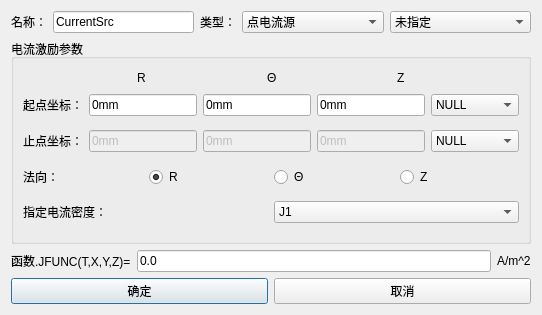
<?xml version="1.0" encoding="UTF-8"?>
<ui version="4.0">
 <class>Dialog_ExpDlg</class>
 <widget class="QDialog" name="Dialog_ExpDlg">
  <property name="windowModality">
   <enum>Qt::ApplicationModal</enum>
  </property>
  <property name="geometry">
   <rect>
    <x>0</x>
    <y>0</y>
    <width>542</width>
    <height>315</height>
   </rect>
  </property>
  <property name="minimumSize">
   <size>
    <width>0</width>
    <height>0</height>
   </size>
  </property>
  <property name="maximumSize">
   <size>
    <width>16777215</width>
    <height>16777215</height>
   </size>
  </property>
  <property name="windowTitle">
   <string>空间电流源</string>
  </property>
  <layout class="QGridLayout" name="gridLayout">
   <item row="4" column="0">
    <layout class="QHBoxLayout" name="horizontalLayout_6">
     <item>
      <widget class="QLabel" name="label_3">
       <property name="text">
        <string>函数.JFUNC(T,X,Y,Z)=</string>
       </property>
      </widget>
     </item>
     <item>
      <widget class="QLineEdit" name="LineEdit_JFunc">
       <property name="enabled">
        <bool>true</bool>
       </property>
       <property name="text">
        <string>0.0</string>
       </property>
      </widget>
     </item>
     <item>
      <widget class="QLabel" name="label_4">
       <property name="text">
        <string>A/m^2</string>
       </property>
      </widget>
     </item>
    </layout>
   </item>
   <item row="2" column="0">
    <widget class="QGroupBox" name="groupBox_Port">
     <property name="title">
      <string>电流激励参数</string>
     </property>
     <layout class="QGridLayout" name="gridLayout_2">
      <item row="7" column="0">
       <layout class="QHBoxLayout" name="horizontalLayout_4">
        <item>
         <widget class="QLabel" name="label_2">
          <property name="text">
           <string>指定电流密度：</string>
          </property>
         </widget>
        </item>
        <item>
         <widget class="StyledComboBox" name="ComboBox_Current">
          <item>
           <property name="text">
            <string>J1</string>
           </property>
          </item>
          <item>
           <property name="text">
            <string>J2</string>
           </property>
          </item>
          <item>
           <property name="text">
            <string>J3</string>
           </property>
          </item>
         </widget>
        </item>
       </layout>
      </item>
      <item row="0" column="0">
       <layout class="QHBoxLayout" name="horizontalLayout_9">
        <item>
         <spacer name="horizontalSpacer">
          <property name="orientation">
           <enum>Qt::Horizontal</enum>
          </property>
          <property name="sizeHint" stdset="0">
           <size>
            <width>40</width>
            <height>20</height>
           </size>
          </property>
         </spacer>
        </item>
        <item>
         <widget class="QLabel" name="label_X">
          <property name="text">
           <string>R</string>
          </property>
         </widget>
        </item>
        <item>
         <spacer name="horizontalSpacer_2">
          <property name="orientation">
           <enum>Qt::Horizontal</enum>
          </property>
          <property name="sizeHint" stdset="0">
           <size>
            <width>40</width>
            <height>20</height>
           </size>
          </property>
         </spacer>
        </item>
        <item>
         <widget class="QLabel" name="label_Y">
          <property name="text">
           <string>Θ</string>
          </property>
         </widget>
        </item>
        <item>
         <spacer name="horizontalSpacer_3">
          <property name="orientation">
           <enum>Qt::Horizontal</enum>
          </property>
          <property name="sizeHint" stdset="0">
           <size>
            <width>40</width>
            <height>20</height>
           </size>
          </property>
         </spacer>
        </item>
        <item>
         <widget class="QLabel" name="label_Z">
          <property name="text">
           <string>Z</string>
          </property>
         </widget>
        </item>
        <item>
         <spacer name="horizontalSpacer_4">
          <property name="orientation">
           <enum>Qt::Horizontal</enum>
          </property>
          <property name="sizeHint" stdset="0">
           <size>
            <width>40</width>
            <height>20</height>
           </size>
          </property>
         </spacer>
        </item>
       </layout>
      </item>
      <item row="5" column="0">
       <layout class="QHBoxLayout" name="horizontalLayout_2">
        <item>
         <widget class="QLabel" name="label">
          <property name="text">
           <string>法向：</string>
          </property>
         </widget>
        </item>
        <item>
         <widget class="QRadioButton" name="radioButton_x">
          <property name="text">
           <string>R</string>
          </property>
          <property name="checked">
           <bool>true</bool>
          </property>
         </widget>
        </item>
        <item>
         <widget class="QRadioButton" name="radioButton_y">
          <property name="text">
           <string>Θ</string>
          </property>
         </widget>
        </item>
        <item>
         <widget class="QRadioButton" name="radioButton_z">
          <property name="text">
           <string>Z</string>
          </property>
         </widget>
        </item>
       </layout>
      </item>
      <item row="1" column="0">
       <layout class="QHBoxLayout" name="horizontalLayout_start">
        <item>
         <widget class="QLabel" name="label_start">
          <property name="text">
           <string>起点坐标：</string>
          </property>
         </widget>
        </item>
        <item>
         <widget class="QLineEdit" name="LineEdit_start_x">
          <property name="text">
           <string>0mm</string>
          </property>
         </widget>
        </item>
        <item>
         <widget class="QLineEdit" name="LineEdit_start_y">
          <property name="text">
           <string>0mm</string>
          </property>
         </widget>
        </item>
        <item>
         <widget class="QLineEdit" name="LineEdit_start_z">
          <property name="text">
           <string>0mm</string>
          </property>
         </widget>
        </item>
        <item>
         <widget class="StyledComboBox" name="ComboBox_start">
          <property name="sizePolicy">
           <sizepolicy hsizetype="Expanding" vsizetype="Fixed">
            <horstretch>0</horstretch>
            <verstretch>0</verstretch>
           </sizepolicy>
          </property>
          <item>
           <property name="text">
            <string>NULL</string>
           </property>
          </item>
         </widget>
        </item>
       </layout>
      </item>
      <item row="3" column="0">
       <layout class="QHBoxLayout" name="horizontalLayout_end">
        <item>
         <widget class="QLabel" name="label_end">
          <property name="text">
           <string>止点坐标：</string>
          </property>
         </widget>
        </item>
        <item>
         <widget class="QLineEdit" name="LineEdit_end_x">
          <property name="enabled">
           <bool>false</bool>
          </property>
          <property name="text">
           <string>0mm</string>
          </property>
         </widget>
        </item>
        <item>
         <widget class="QLineEdit" name="LineEdit_end_y">
          <property name="enabled">
           <bool>false</bool>
          </property>
          <property name="text">
           <string>0mm</string>
          </property>
         </widget>
        </item>
        <item>
         <widget class="QLineEdit" name="LineEdit_end_z">
          <property name="enabled">
           <bool>false</bool>
          </property>
          <property name="text">
           <string>0mm</string>
          </property>
         </widget>
        </item>
        <item>
         <widget class="StyledComboBox" name="ComboBox_end">
          <property name="sizePolicy">
           <sizepolicy hsizetype="Expanding" vsizetype="Fixed">
            <horstretch>0</horstretch>
            <verstretch>0</verstretch>
           </sizepolicy>
          </property>
          <item>
           <property name="text">
            <string>NULL</string>
           </property>
          </item>
         </widget>
        </item>
       </layout>
      </item>
      <item row="8" column="0">
       <spacer name="verticalSpacer_7">
        <property name="orientation">
         <enum>Qt::Vertical</enum>
        </property>
        <property name="sizeHint" stdset="0">
         <size>
          <width>20</width>
          <height>40</height>
         </size>
        </property>
       </spacer>
      </item>
      <item row="6" column="0">
       <spacer name="verticalSpacer_6">
        <property name="orientation">
         <enum>Qt::Vertical</enum>
        </property>
        <property name="sizeHint" stdset="0">
         <size>
          <width>20</width>
          <height>40</height>
         </size>
        </property>
       </spacer>
      </item>
      <item row="2" column="0">
       <spacer name="verticalSpacer_4">
        <property name="orientation">
         <enum>Qt::Vertical</enum>
        </property>
        <property name="sizeHint" stdset="0">
         <size>
          <width>20</width>
          <height>40</height>
         </size>
        </property>
       </spacer>
      </item>
      <item row="4" column="0">
       <spacer name="verticalSpacer_5">
        <property name="orientation">
         <enum>Qt::Vertical</enum>
        </property>
        <property name="sizeHint" stdset="0">
         <size>
          <width>20</width>
          <height>40</height>
         </size>
        </property>
       </spacer>
      </item>
     </layout>
    </widget>
   </item>
   <item row="6" column="0">
    <layout class="QHBoxLayout" name="horizontalLayout_10">
     <item>
      <widget class="QPushButton" name="pushButton_ok">
       <property name="text">
        <string>确定</string>
       </property>
      </widget>
     </item>
     <item>
      <widget class="QPushButton" name="pushButton">
       <property name="text">
        <string>取消</string>
       </property>
      </widget>
     </item>
    </layout>
   </item>
   <item row="0" column="0">
    <layout class="QHBoxLayout" name="horizontalLayout">
     <item>
      <widget class="QLabel" name="Label_Name">
       <property name="sizePolicy">
        <sizepolicy hsizetype="Fixed" vsizetype="Preferred">
         <horstretch>0</horstretch>
         <verstretch>0</verstretch>
        </sizepolicy>
       </property>
       <property name="text">
        <string>名称：</string>
       </property>
      </widget>
     </item>
     <item>
      <widget class="QLineEdit" name="LineEdit_Name">
       <property name="sizePolicy">
        <sizepolicy hsizetype="Preferred" vsizetype="Fixed">
         <horstretch>0</horstretch>
         <verstretch>0</verstretch>
        </sizepolicy>
       </property>
       <property name="text">
        <string>CurrentSrc</string>
       </property>
      </widget>
     </item>
     <item>
      <widget class="QLabel" name="Label_Shadow">
       <property name="sizePolicy">
        <sizepolicy hsizetype="Fixed" vsizetype="Preferred">
         <horstretch>0</horstretch>
         <verstretch>0</verstretch>
        </sizepolicy>
       </property>
       <property name="text">
        <string>类型：</string>
       </property>
      </widget>
     </item>
     <item>
      <widget class="StyledComboBox" name="ComboBox_Shadow">
       <property name="enabled">
        <bool>true</bool>
       </property>
       <property name="maximumSize">
        <size>
         <width>16777215</width>
         <height>16777215</height>
        </size>
       </property>
       <property name="editable">
        <bool>false</bool>
       </property>
       <item>
        <property name="text">
         <string>点电流源</string>
        </property>
       </item>
       <item>
        <property name="text">
         <string>线电流源</string>
        </property>
       </item>
       <item>
        <property name="text">
         <string>面电流源</string>
        </property>
       </item>
       <item>
        <property name="text">
         <string>体电流源</string>
        </property>
       </item>
      </widget>
     </item>
     <item>
      <widget class="QComboBox" name="comboBox">
       <item>
        <property name="text">
         <string>未指定</string>
        </property>
       </item>
      </widget>
     </item>
    </layout>
   </item>
   <item row="3" column="0">
    <spacer name="verticalSpacer_8">
     <property name="orientation">
      <enum>Qt::Vertical</enum>
     </property>
     <property name="sizeHint" stdset="0">
      <size>
       <width>20</width>
       <height>40</height>
      </size>
     </property>
    </spacer>
   </item>
   <item row="5" column="0">
    <spacer name="verticalSpacer_9">
     <property name="orientation">
      <enum>Qt::Vertical</enum>
     </property>
     <property name="sizeHint" stdset="0">
      <size>
       <width>20</width>
       <height>40</height>
      </size>
     </property>
    </spacer>
   </item>
   <item row="1" column="0">
    <spacer name="verticalSpacer">
     <property name="orientation">
      <enum>Qt::Vertical</enum>
     </property>
     <property name="sizeHint" stdset="0">
      <size>
       <width>20</width>
       <height>40</height>
      </size>
     </property>
    </spacer>
   </item>
   <item row="7" column="0">
    <spacer name="verticalSpacer_10">
     <property name="orientation">
      <enum>Qt::Vertical</enum>
     </property>
     <property name="sizeHint" stdset="0">
      <size>
       <width>20</width>
       <height>40</height>
      </size>
     </property>
    </spacer>
   </item>
  </layout>
 </widget>
 <customwidgets>
  <customwidget>
   <class>StyledComboBox</class>
   <extends>QComboBox</extends>
   <header>StyledComboBox.h</header>
  </customwidget>
 </customwidgets>
 <resources/>
 <connections/>
</ui>
